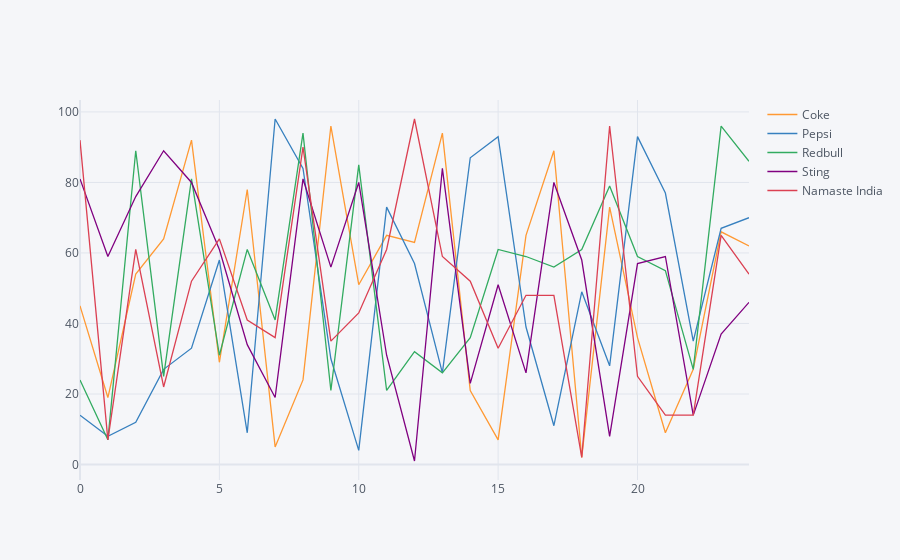

Notebook source saved alongside this figure:
### Code cell
df3.iplot()

### Figure 1 — Plotly figure (JSON) as saved in the notebook; plotly's stock layout.template omitted (floating-point values rounded to 4 significant figures)
{"data": [{"line": {"color": "rgba(255, 153, 51, 1.0)", "dash": "solid", "shape": "linear", "width": 1.3}, "mode": "lines", "name": "Coke", "text": "", "type": "scatter", "x": [0, 1, 2, 3, 4, 5, 6, 7, 8, 9, 10, 11, 12, 13, 14, 15, 16, 17, 18, 19, 20, 21, 22, 23, 24], "y": [45, 19, 54, 64, 92, 29, 78, 5, 24, 96, 51, 65, 63, 94, 21, 7, 65, 89, 2, 73, 36, 9, 27, 66, 62]}, {"line": {"color": "rgba(55, 128, 191, 1.0)", "dash": "solid", "shape": "linear", "width": 1.3}, "mode": "lines", "name": "Pepsi", "text": "", "type": "scatter", "x": [0, 1, 2, 3, 4, 5, 6, 7, 8, 9, 10, 11, 12, 13, 14, 15, 16, 17, 18, 19, 20, 21, 22, 23, 24], "y": [14, 8, 12, 27, 33, 58, 9, 98, 84, 30, 4, 73, 57, 26, 87, 93, 39, 11, 49, 28, 93, 77, 35, 67, 70]}, {"line": {"color": "rgba(50, 171, 96, 1.0)", "dash": "solid", "shape": "linear", "width": 1.3}, "mode": "lines", "name": "Redbull", "text": "", "type": "scatter", "x": [0, 1, 2, 3, 4, 5, 6, 7, 8, 9, 10, 11, 12, 13, 14, 15, 16, 17, 18, 19, 20, 21, 22, 23, 24], "y": [24, 7, 89, 25, 81, 31, 61, 41, 94, 21, 85, 21, 32, 26, 36, 61, 59, 56, 61, 79, 59, 55, 27, 96, 86]}, {"line": {"color": "rgba(128, 0, 128, 1.0)", "dash": "solid", "shape": "linear", "width": 1.3}, "mode": "lines", "name": "Sting", "text": "", "type": "scatter", "x": [0, 1, 2, 3, 4, 5, 6, 7, 8, 9, 10, 11, 12, 13, 14, 15, 16, 17, 18, 19, 20, 21, 22, 23, 24], "y": [81, 59, 76, 89, 80, 61, 34, 19, 81, 56, 80, 31, 1, 84, 23, 51, 26, 80, 58, 8, 57, 59, 14, 37, 46]}, {"line": {"color": "rgba(219, 64, 82, 1.0)", "dash": "solid", "shape": "linear", "width": 1.3}, "mode": "lines", "name": "Namaste India", "text": "", "type": "scatter", "x": [0, 1, 2, 3, 4, 5, 6, 7, 8, 9, 10, 11, 12, 13, 14, 15, 16, 17, 18, 19, 20, 21, 22, 23, 24], "y": [92, 7, 61, 22, 52, 64, 41, 36, 90, 35, 43, 61, 98, 59, 52, 33, 48, 48, 2, 96, 25, 14, 14, 65, 54]}], "layout": {"legend": {"bgcolor": "#F5F6F9", "font": {"color": "#4D5663"}}, "paper_bgcolor": "#F5F6F9", "plot_bgcolor": "#F5F6F9", "title": {"font": {"color": "#4D5663"}}, "xaxis": {"gridcolor": "#E1E5ED", "showgrid": true, "tickfont": {"color": "#4D5663"}, "title": {"font": {"color": "#4D5663"}, "text": ""}, "zerolinecolor": "#E1E5ED"}, "yaxis": {"gridcolor": "#E1E5ED", "showgrid": true, "tickfont": {"color": "#4D5663"}, "title": {"font": {"color": "#4D5663"}, "text": ""}, "zerolinecolor": "#E1E5ED"}}}
